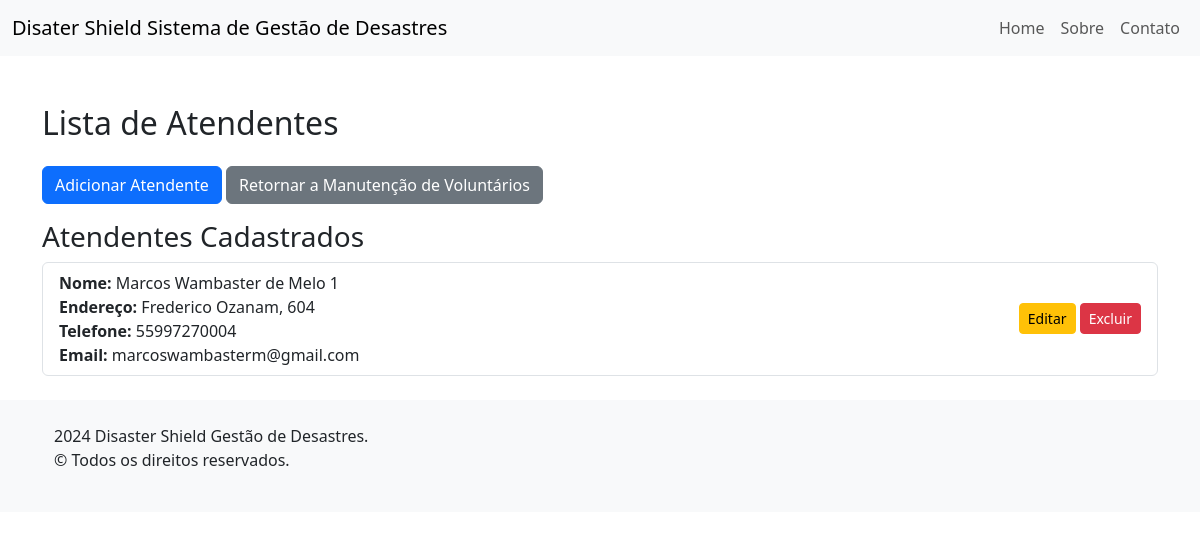
Before: /voluntarios/atendentes/ with the older database file.
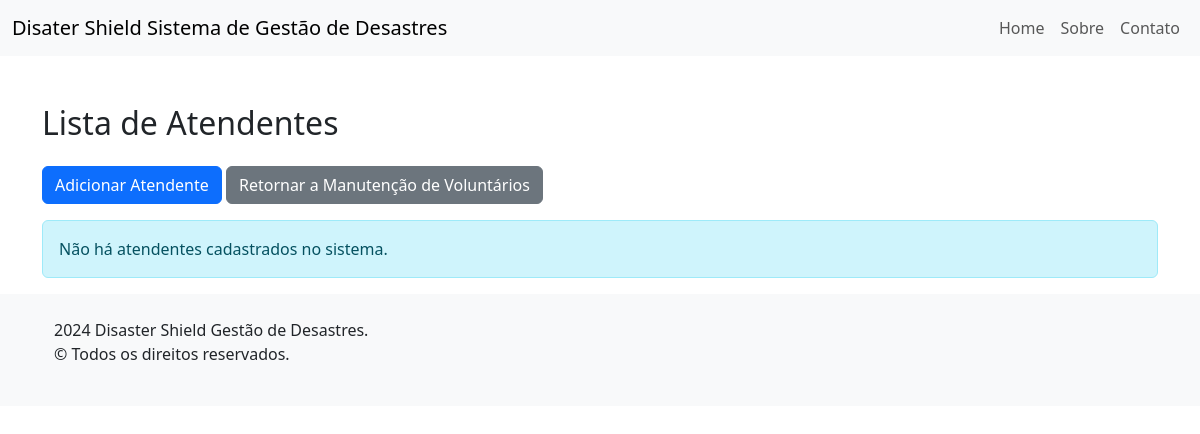
After: the same page with the newer database file.
### voluntarios/models.py (models this page shows, shortened)
class Voluntario(models.Model):
    nome = models.CharField(max_length=100)
    endereco = models.CharField(max_length=200)
    telefone = models.CharField(max_length=15)
    email = models.EmailField()
    class Meta:
        abstract = True

class Atendente(Voluntario):
    cpf = models.CharField(max_length=11)

### voluntarios/views.py (the view)
# urls.py: path('atendentes/', views.ListaAtendentesView.as_view(), name='lista_atendentes'),
class ListaAtendentesView(ListView):
    model = Atendente
    template_name = 'lista_atendentes.html'
    context_object_name = 'atendentes'

### voluntarios/templates/lista_atendentes.html (shortened to what this page needs)
{% extends "base.html" %}
{% block content %}
<div class="container mt-5">
    <h2 class="my-4">Lista de Atendentes</h2>
    <a href="{% url 'adicionar_atendente' %}" class="btn btn-primary mb-3">Adicionar Atendente</a>
    <a href="{% url 'lista_voluntarios' %}" class="btn btn-secondary mb-3">Retornar a Manutenção de Voluntários</a>
    {% if atendentes %}
        <h3>Atendentes Cadastrados</h3>
        <ul class="list-group mb-4">
            {% for atendente in atendentes %}
                <li class="list-group-item d-flex justify-content-between align-items-center">
                    <div>
                        <strong>Nome:</strong> {{ atendente.nome }}<br>
                        <strong>Endereço:</strong> {{ atendente.endereco }}<br>
                        <strong>Telefone:</strong> {{ atendente.telefone }}<br>
                        <strong>Email:</strong> {{ atendente.email }}
                    </div>
                    <div>
                        <a href="{% url 'editar_atendente' atendente.pk %}" class="btn btn-warning btn-sm">Editar</a>
                        <a href="{% url 'excluir_atendente' atendente.pk %}" class="btn btn-danger btn-sm">Excluir</a>
                    </div>
                </li>
            {% endfor %}
        </ul>
    {% else %}
        <div class="alert alert-info" role="alert">
            Não há atendentes cadastrados no sistema.
        </div>
    {% endif %}
</div>
{% endblock %}

Changed rows visible on the page:
removed Atendente: nome "Marcos Wambaster de Melo 1", endereco "Frederico Ozanam, 604", telefone "55997270004", email "marcoswambasterm@gmail.com"
Other visible differences:
text no longer shown: "Atendentes Cadastrados"
text now shown: "Não há atendentes cadastrados no sistema."
